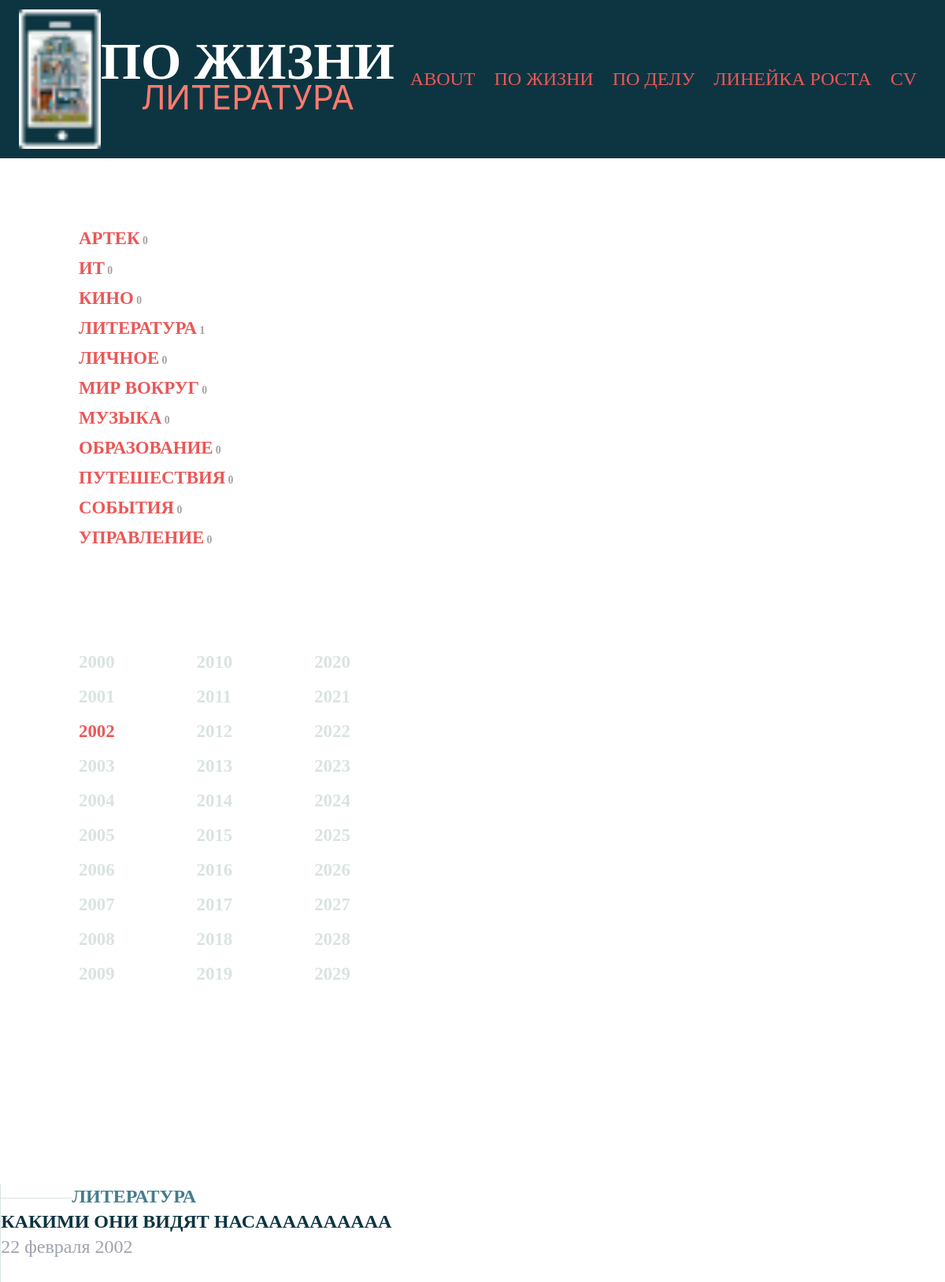
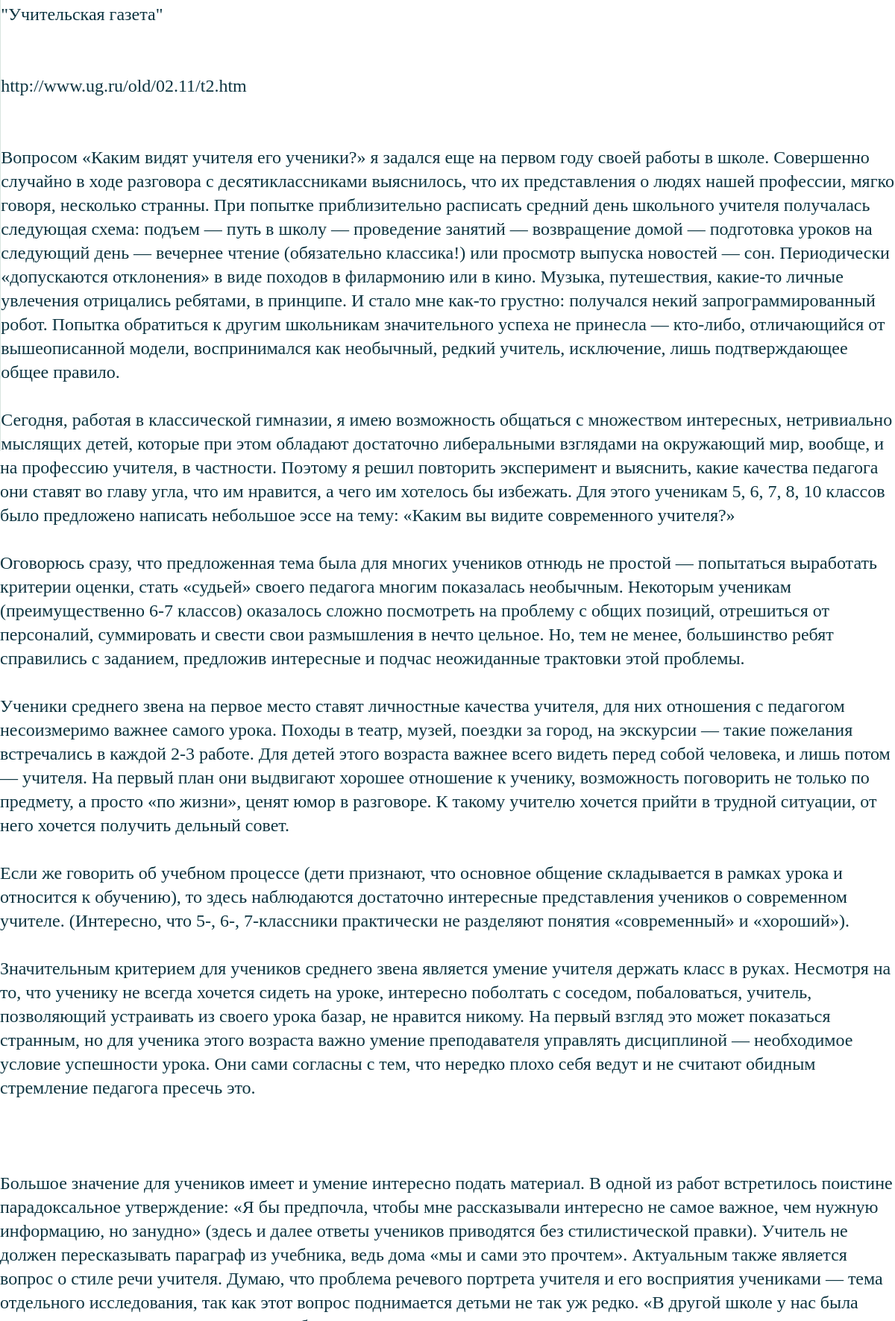
Screenshot of /life/KAKIMI_ONI_VIDIAT_NAS__________ (upper part) with the database file from the repository (2 pictures, top to bottom).
### page/models.py (models this page shows, shortened)
class life(models.Model):
    file_name = models.CharField(null = False, max_length = 150)
    date = models.DateTimeField(auto_now = False, auto_created = False)
    str_date = models.CharField(max_length = 30)
    tag = models.CharField(max_length = 20)
    heading = models.CharField(max_length = 100)
    page_text = models.TextField()
    text = models.TextField()
    slug = models.CharField(max_length = 100)

### page/views.py (the view)
# urls.py: path('life/<str:slug>', lifes_read),
def lifes_read(requests, slug):
    try:
        data = life.objects.filter(slug = slug)[0]
    except:
        data = ''
    return render(requests, "page/life_text.html", context = {'theme':'ПО ЖИЗНИ', 'data':data, 'left':life_left, 'years':life_left_years})

### page/templates/page/life_text.html (shortened to what this page needs)
{% extends 'syit/base_all.html' %}
{% load static %}
{% block type %}{{ theme }}{% endblock %}
{% block content %}
<div class="life_left_block">
    <div class="life_left_text">
        <table>
            {% for i, number in left.items %}
                <tr><td><a href="/life/year/{{ i }}" class="ssil_">{{ i }}</a><a href="#" class="life_left_number"> {{ number }}</a></td></tr>
            {% endfor %}
        </table>
    </div>
    <table style="margin-top: 5vh" class="life_left_text">
        {% for i, item in years.items %}
            <tr class="life_years">
                {% for j, it in item.items %}
                    {% if it == 0 %}
                        <td class="tds"><a class="ssil_" style="pointer-events: none; color:rgba(217, 228, 223, 1) !important;" href="/life/year/{{ j }}">{{ j }}</a></td>
                    {% else %}
                        <td class="tds"><a class="ssil_" href="/life/year/{{ j }}">{{ j }}</a></td>
                    {% endif %}
                {% endfor %}
            </tr>
        {% endfor %}
    </table>
</div>
<div>
    <div class="life_line_h">
        <img src="{% static 'img/life_line_horizontal.png' %}" width="55" height="0.5">
    </div>
    <div>
        <p style="white-space:pre-line">
            <a class="life_tag">{{ data.tag }}</a>
            <a class="life_name"><b>{{ data.heading }}</b></a>
            <a class="life_date">{{ data.str_date }}</a><br />
        </p>
    </div>
</div>
{% endblock %}

### static/css/all.css (style rules this page uses)
.life_left_block { width: 3.5cm; height: 100%; float: left; }
.life_left_text { font-family: Montserrat; font-style: normal; font-weight: bold; font-size: 9px; line-height: 1; text-transform: uppercase; color: #EB5757; margin-left: 12%; }
.life_years { width: 25%; font-family: Montserrat; font-style: normal; font-weight: bold; font-size: 100% !important; line-height: 1.4; text-transform: uppercase; color: #EB5757 !important; margin-left: 12%; }
.ssil_ { color: #EB5757 !important; font-size: 140% !important; }
td { padding-left: 0.5vh; padding-right: 0.5vh; }
.life_line_h { float:left; line-height: 0.01%; }
.life_tag { font-family: Montserrat; font-style: normal; font-weight: bold; font-size: 1.3vh; text-transform: uppercase; color: #447D8D !important; }
.life_name { font-family: Montserrat; font-style: normal; font-weight: bold; font-size:4vh; text-transform: uppercase; color: #0C3440 !important; width:100%; }
.life_date { font-family: Montserrat; font-style: normal; font-weight: 500; font-size: 14px; line-height: 17px; text-align: justify; color: #9FA2B1 !important; }
.life_left_number { color:#A8A0A0 !important; font-size: 1.1vh !important; }
@media screen and (max-device-width: 991px) { .life_left_block { margin-bottom: 10%; } }
@media screen and (max-device-width: 991px) { .tds { padding-right:100px; padding-bottom:10px; } }
@media screen and (max-device-width: 991px) { .life_years { border-spacing: 7px 11px; } }
@media screen and (max-device-width: 991px) { .life_left_number { color:#A8A0A0 !important; font-size: 1.7vh !important; } }
@media screen and (max-device-width: 991px) { .life_left_block { width: 100%; margin-top: 7%; } }
@media screen and (max-device-width: 991px) { .ssil_ { font-size: 95% !important; line-height: 1.5; } }
@media screen and (max-device-width: 991px) { .life_left_text { font-family: Montserrat; font-style: normal; font-weight: bold; font-size: 6px; text-transform: uppercase; color: #EB5757; margin-left: 8%; margin-bottom: 10%; } }
@media screen and (max-device-width: 991px) { body { display: flex; background-image: none !important; } }
@media screen and (max-device-width: 991px) { img { border-radius: 100px; width: 100% !important; height: 100% !important; } }
@media screen and (max-device-width: 991px) { * { font-size: 3vh !important; line-height: 4vh !important; } }

### rows the page displays
life: tag "ЛИТЕРАТУРА", id "1", heading "КАКИМИ ОНИ ВИДЯТ НАСAAAAAAAAAA", str_date "22 февраля 2002"

### other values shown
{{ theme }} "ПО ЖИЗНИ"
{{ i }} "АРТЕК" "ИТ" "КИНО" "ЛИЧНОЕ" "МИР ВОКРУГ" "МУЗЫКА" "ОБРАЗОВАНИЕ" "ПУТЕШЕСТВИЯ" "СОБЫТИЯ" "УПРАВЛЕНИЕ"
{{ number }} "0" "0" "0" "0" "0" "0" "0" "0" "0" "0"
{{ j }} "2000" "2010" "2020" "2001" "2011" "2021" "2012" "2022" "2003" "2013" "2023" "2004" "2014" "2024" "2005" "2015" "2025" "2006" "2016" "2026" "2007" "2017" "2027" "2008" "2018" "2028" "2009" "2019" "2029"
{{ j }} "2002"
